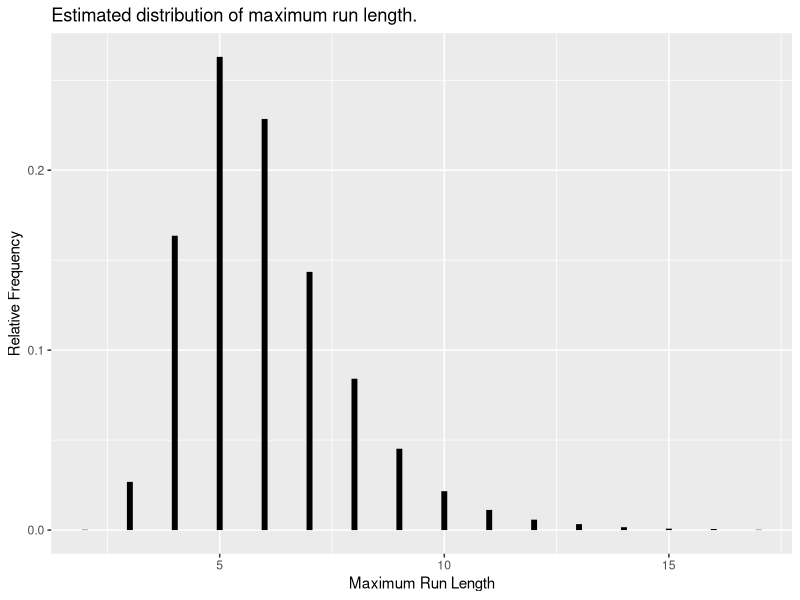

The R script that drew this image:
## ---- chunk 1

mfr <- rep(c("Fender", "Gibson", "Martin"), times = c(2,4,1))
model <- c("Stratocaster", "Telecaster", "Firebird V", "Les Paul Standard", "ES175",
           "J-100 Xtra", "M-21")
serial <- c("EJ15230", "60671", "616619", "00235628", "03531746", "90783019", "1452869")
type <- rep(c("electric", "acoustic"), times = c(5, 2))
body <- rep(c("solid", "hollow", "flat top"), times = c(4, 1, 2))
w_case_kg <- c(8.96, 8.60, 9.88, 8.40, 8.10, 6.78, 5.62)
case_kg <- c(5.70, 4.98, 5.90, 3.46, 4.92, 4.76, 3.72)

library(tidyverse)

guitars <- tibble(mfr, model, serial, type, body, w_case_kg, case_kg)
## ---- chunk 2
guitars$serial <- NULL
guitars
## ---- chunk 3
guitars <- mutate(guitars, kg = w_case_kg - case_kg, lb = 2.2 * kg)
guitars
## ---- chunk 4
guitars <- rename(guitars, weight = lb, kilos = kg)
guitars
## ---- chunk 5
guitars <- select(guitars, -w_case_kg, -case_kg, -kilos)
## guitars <- select(guitars, -c(w_case_kg, case_kg, kilos))               # Also works.
guitars
## ---- chunk 6
guitars <- relocate(guitars, type)
guitars
## ---- chunk 7
guitars <- relocate(guitars, type, .after = model)
guitars
## ---- chunk 8
filter(guitars, weight < 8)
## ---- chunk 9
filter(guitars, (type == "electric") & (weight < 8))
## ---- chunk 10
guitars |>
  filter((type == "electric") & (weight < 8)) |>
  select(-type, -weight)

## select(filter(guitars, (type == "electric") & (weight < 8)), -type, -weight)
## ---- chunk 11
arrange(guitars, weight)
## ---- chunk 12
arrange(guitars, desc(weight))
## ---- chunk 13
arrange(guitars, mfr, weight)
## ---- chunk 14
arrange(guitars, type, desc(weight))
## ---- chunk 15
slice(guitars, 2, 4, 5)     # Or slice(guitars, c(2,4,5))
## ---- chunk 16
slice_head(guitars, n = 3)     # Default is n = 1.
## ---- chunk 17
slice_tail(guitars, n = 3)
## ---- chunk 18
slice_max(guitars, weight, n = 3)
## ---- chunk 19
slice_sample(guitars, n = 3)
## ---- chunk 20
guitars |>
  group_by(type) |>
  summarise(avg_wt = mean(weight)) |>
  arrange(desc(type))
## ---- chunk 21
summarise(guitars, avg_wt = mean(weight), .by = type)
## ---- chunk 22
guitars |>
  group_by(type) |>
  summarise(n = n(), avg_wt = mean(weight))
## ---- chunk 23
summarise(guitars, n = n(), avg_wt = mean(weight), .by = type)
## ---- chunk 24
guitars |>
  group_by(type, body) |>
  summarise(n = n(), avg_wt = mean(weight))
## ---- chunk 25
guitars |>
  group_by(type, body) |>
  summarise(n = n(), avg_wt = mean(weight)) |>
  group_vars()
## ---- chunk 26
guitars |>
  group_by(type, body) |>
  summarise(n = n(), avg_wt = mean(weight), .groups = "keep")
## ---- chunk 27
guitars |>
  group_by(type, body) |>
  summarise(n = n(), avg_wt = mean(weight), .groups = "keep") |>
  group_vars()
## ---- chunk 28
guitars |>
  summarise(n = n(), avg_wt = mean(weight), .by = c(type, body))
## ---- chunk 29
guitars |>
  summarise(n = n(), avg_wt = mean(weight), .by = c(type, body)) |>
  group_vars()
## ---- chunk 30
is.array(Titanic)
dim(Titanic)
class(Titanic)
dimnames(Titanic)
## ---- chunk 31
Titanic_tbl <- as_tibble(Titanic)
Titanic_tbl
## ---- chunk 32
Titanic_tbl |> summarize(n = sum(n))
Titanic_tbl |> group_by(Survived) |> summarize(n = sum(n))
## ---- chunk 33
Titanic_tbl |> group_by(Survived) |>
  summarize(n = sum(n)) |>
  mutate(prop = n/sum(n))
## ---- chunk 34
Titanic_tbl |> group_by(Survived) |>
  summarize(n = sum(n)) |>
  group_vars()
## ---- chunk 35
Titanic_tbl |>
  group_by(Class, Survived) |>
  summarize(n = sum(n))
## ---- chunk 36
Titanic_tbl |> group_by(Class, Survived) |>
  summarize(n = sum(n)) |>
  mutate(prop = n/sum(n))
## ---- chunk 37
Titanic_tbl |> group_by(Class, Survived) |>
  summarize(n = sum(n)) |>
  group_vars()
## ---- chunk 38
Titanic_tbl |>
  summarize(n = sum(n), .by = c(Class, Survived)) |>
  mutate(prop = n/sum(n))
## ---- chunk 39
Titanic_tbl |>
  summarize(n = sum(n), .by = c(Class, Survived)) |>
  mutate(prop = n/sum(n), .by = Class)
## ---- chunk 40
Titanic_tbl |> group_by(Class, Survived) |>
  summarize(n = sum(n)) |>
  ungroup() |>
  mutate(prop = n/sum(n))
## ---- chunk 41
Titanic_tbl |>
  group_by(Class, Survived) |>
  summarize(n = sum(n)) |>
  mutate(prop = n/sum(n)) |>
  pivot_wider(names_from = Survived, values_from = c(n, prop))
## ---- chunk 42
Titanic_tbl |>
  summarize(n = sum(n), .by = c(Class, Survived)) |>
  pivot_wider(names_from = Survived, names_prefix = "Surv_", values_from = n) |>
  mutate(prop_Yes = Surv_Yes / (Surv_Yes + Surv_No))
## ---- chunk 43
x <- sample(c("H","T"), 100, replace = TRUE) 
noquote(x)
xr <- rle(x)
xr
## ---- chunk 44
library(tidyverse)
xr_df <- as_tibble(unclass(xr))
xr_df |> summarize(max_run = max(lengths)) # Length of longest run overall.

xr_df |> summarize(max_run = max(lengths), .by = values) # Longest runs of H and T.
## ---- chunk 45
nsim <- 10000; ntosses <- 100
maxrl <- vector("integer", length = nsim) 
for (i in 1:nsim) {
  x <- sample(c("H","T"), ntosses, replace = TRUE) 
  xr <- rle(x)
  maxrl[i] <- as_tibble(unclass(xr)) |>
    group_by(values) |>
    summarise(max_run = max(lengths)) |>
    filter(values == "H") |>
    pull(max_run)
  #maxrl[i] <- max(xr$lengths)
}
## ---- chunk 46
df <- tibble(maxrl) |>
  count(maxrl) |>     # similar to summarize(n = n(), .by = maxrl)
  mutate(prop = n / sum(n))
slice_head(df, n = 10)
## ---- chunk 47
#| fig-alt: "Segment plot of the estimated distribution of maximum run length from the simulation."

ggplot(df, aes(x = maxrl, y = prop)) +
  geom_segment(aes(yend = 0, xend = maxrl), linewidth = 2) + 
  labs(title = "Estimated distribution of maximum run length.",
       x = "Maximum Run Length", 
       y = "Relative Frequency")
